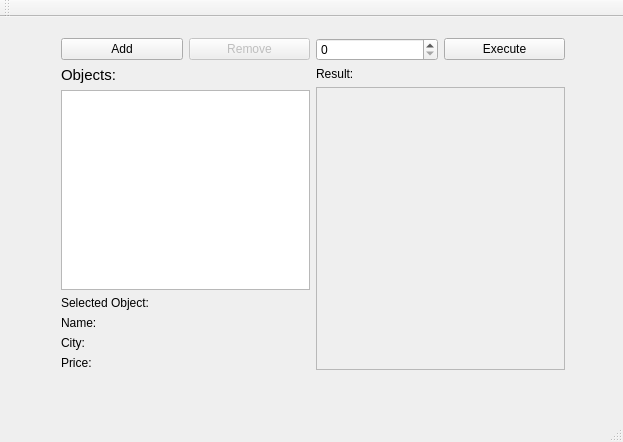
<?xml version="1.0" encoding="UTF-8"?>
<ui version="4.0">
 <class>MainWindow</class>
 <widget class="QMainWindow" name="MainWindow">
  <property name="geometry">
   <rect>
    <x>0</x>
    <y>0</y>
    <width>623</width>
    <height>442</height>
   </rect>
  </property>
  <property name="windowTitle">
   <string>MainWindow</string>
  </property>
  <widget class="QWidget" name="centralWidget">
   <widget class="QWidget" name="layoutWidget">
    <property name="geometry">
     <rect>
      <x>50</x>
      <y>10</y>
      <width>526</width>
      <height>354</height>
     </rect>
    </property>
    <layout class="QHBoxLayout" name="horizontalLayout_6">
     <item>
      <layout class="QVBoxLayout" name="verticalLayout_3">
       <item>
        <layout class="QVBoxLayout" name="verticalLayout_2">
         <item>
          <layout class="QHBoxLayout" name="horizontalLayout_4">
           <item>
            <widget class="QPushButton" name="pushButton">
             <property name="text">
              <string>Add</string>
             </property>
            </widget>
           </item>
           <item>
            <widget class="QPushButton" name="pushButton_2">
             <property name="enabled">
              <bool>false</bool>
             </property>
             <property name="text">
              <string>Remove</string>
             </property>
            </widget>
           </item>
          </layout>
         </item>
         <item>
          <widget class="QLabel" name="label_3">
           <property name="font">
            <font>
             <pointsize>11</pointsize>
            </font>
           </property>
           <property name="text">
            <string>Objects:</string>
           </property>
          </widget>
         </item>
         <item>
          <widget class="QListWidget" name="listWidget"/>
         </item>
        </layout>
       </item>
       <item>
        <layout class="QVBoxLayout" name="verticalLayout">
         <item>
          <widget class="QLabel" name="label">
           <property name="text">
            <string>Selected Object:</string>
           </property>
          </widget>
         </item>
         <item>
          <layout class="QHBoxLayout" name="horizontalLayout">
           <item>
            <widget class="QLabel" name="label_2">
             <property name="text">
              <string>Name:</string>
             </property>
            </widget>
           </item>
           <item>
            <widget class="QLabel" name="label_5">
             <property name="font">
              <font>
               <weight>75</weight>
               <bold>true</bold>
              </font>
             </property>
             <property name="text">
              <string/>
             </property>
            </widget>
           </item>
          </layout>
         </item>
         <item>
          <layout class="QHBoxLayout" name="horizontalLayout_2">
           <item>
            <widget class="QLabel" name="label_6">
             <property name="text">
              <string>City:</string>
             </property>
            </widget>
           </item>
           <item>
            <widget class="QLabel" name="label_7">
             <property name="font">
              <font>
               <weight>75</weight>
               <bold>true</bold>
              </font>
             </property>
             <property name="text">
              <string/>
             </property>
            </widget>
           </item>
          </layout>
         </item>
         <item>
          <layout class="QHBoxLayout" name="horizontalLayout_3">
           <item>
            <widget class="QLabel" name="label_8">
             <property name="text">
              <string>Price:</string>
             </property>
            </widget>
           </item>
           <item>
            <widget class="QLabel" name="label_9">
             <property name="font">
              <font>
               <weight>75</weight>
               <bold>true</bold>
              </font>
             </property>
             <property name="text">
              <string/>
             </property>
            </widget>
           </item>
          </layout>
         </item>
        </layout>
       </item>
      </layout>
     </item>
     <item>
      <layout class="QVBoxLayout" name="verticalLayout_4">
       <item>
        <layout class="QHBoxLayout" name="horizontalLayout_5">
         <item>
          <widget class="QSpinBox" name="spinBox"/>
         </item>
         <item>
          <widget class="QPushButton" name="pushButton_3">
           <property name="text">
            <string>Execute</string>
           </property>
          </widget>
         </item>
        </layout>
       </item>
       <item>
        <widget class="QLabel" name="label_4">
         <property name="text">
          <string>Result:</string>
         </property>
        </widget>
       </item>
       <item>
        <widget class="QListWidget" name="listWidget_2">
         <property name="enabled">
          <bool>false</bool>
         </property>
        </widget>
       </item>
      </layout>
     </item>
    </layout>
   </widget>
  </widget>
  <widget class="QMenuBar" name="menuBar">
   <property name="geometry">
    <rect>
     <x>0</x>
     <y>0</y>
     <width>623</width>
     <height>22</height>
    </rect>
   </property>
  </widget>
  <widget class="QToolBar" name="mainToolBar">
   <attribute name="toolBarArea">
    <enum>TopToolBarArea</enum>
   </attribute>
   <attribute name="toolBarBreak">
    <bool>false</bool>
   </attribute>
  </widget>
  <widget class="QStatusBar" name="statusBar"/>
 </widget>
 <layoutdefault spacing="6" margin="11"/>
 <resources/>
 <connections/>
</ui>
